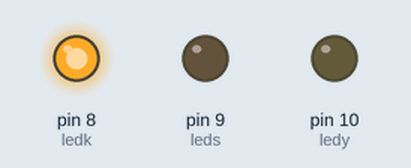
The sketch below on a simulated Arduino Uno, built with avr-gcc and run on an emulated ATmega328P. Parts: output pins drawn as LEDs (lit = HIGH).

Above: at 5.0 s.
At 11.0 s:
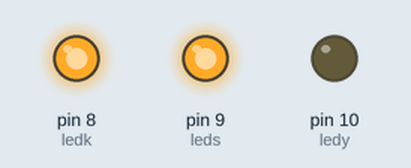
At 14.5 s:
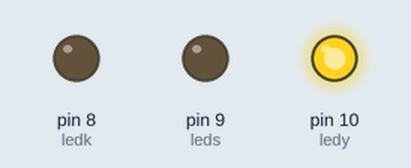
At 18.0 s:
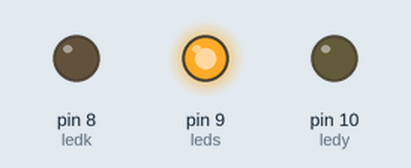
Timing chart, 0 to 24.7 s (numbered marks = the images above):
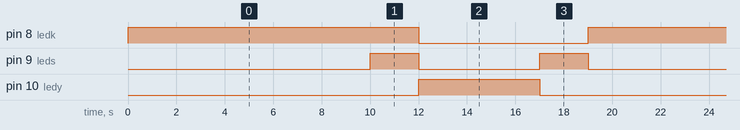

The sketch:

Problem-seti-2.ino
```cpp
int ledk = 8;
int leds= 9;
int ledy = 10;

void setup() {
 pinMode(ledk, OUTPUT);
 pinMode(leds, OUTPUT);
 pinMode(ledy, OUTPUT);


}

void loop() {
  digitalWrite(ledk, HIGH);
  delay(10000);
  digitalWrite(leds, HIGH);
  delay(2000);
  digitalWrite(ledk,LOW);
  digitalWrite(leds,LOW);
  digitalWrite(ledy,HIGH);
  delay(5000);
  digitalWrite(ledy,LOW);
  digitalWrite(leds,HIGH);
  delay(2000);
  digitalWrite(leds, LOW);
}
```

Measured:
- by itself, pin 8 (ledk): alternates HIGH for 12.0 s and LOW for 7.0 s
- by itself, pin 9 (leds): repeats every 19.0 s: LOW 5.0 s, HIGH 2.0 s, LOW 10.0 s, HIGH 2.0 s
- by itself, pin 10 (ledy): alternates HIGH for 5.0 s and LOW for 14.0 s
